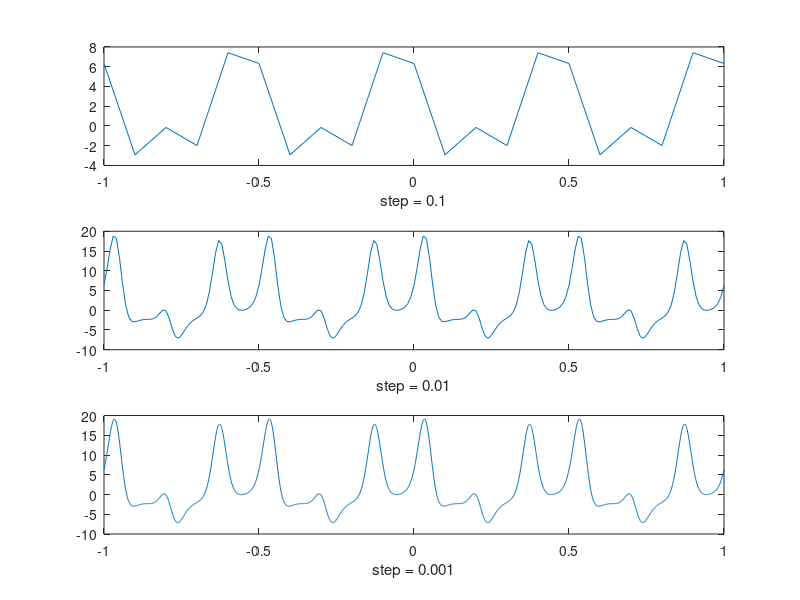

Recreate this plot in MATLAB.
%   Clearing the workspace
close all 
clear all 
clc

t1 = -1:0.1:1;          % Define the first t vector with big steps
t2 = -1:0.01:1;         % Define the next t vector with medium steps
t3 = -1:0.001:1;        % Define the last t vector with small steps

% Define an anonymous function g(t)
g=@(t) 3.*pi.*sin(8.*pi.*t+1.3).*cos(4.*pi.*t-0.8).*exp(sin(12.*pi.*t));

g1 = g(t1);             % Compute the function values for the specified steps
g2 = g(t2);
g3 = g(t3);

figure(1);              % Plot them all on the same figure
subplot(3,1,1);
plot(t1,g1);
xlabel('step = 0.1');
subplot(3,1,2);
plot(t2,g2);
xlabel('step = 0.01');
subplot(3,1,3);
plot(t3,g3);
xlabel('step = 0.001');






